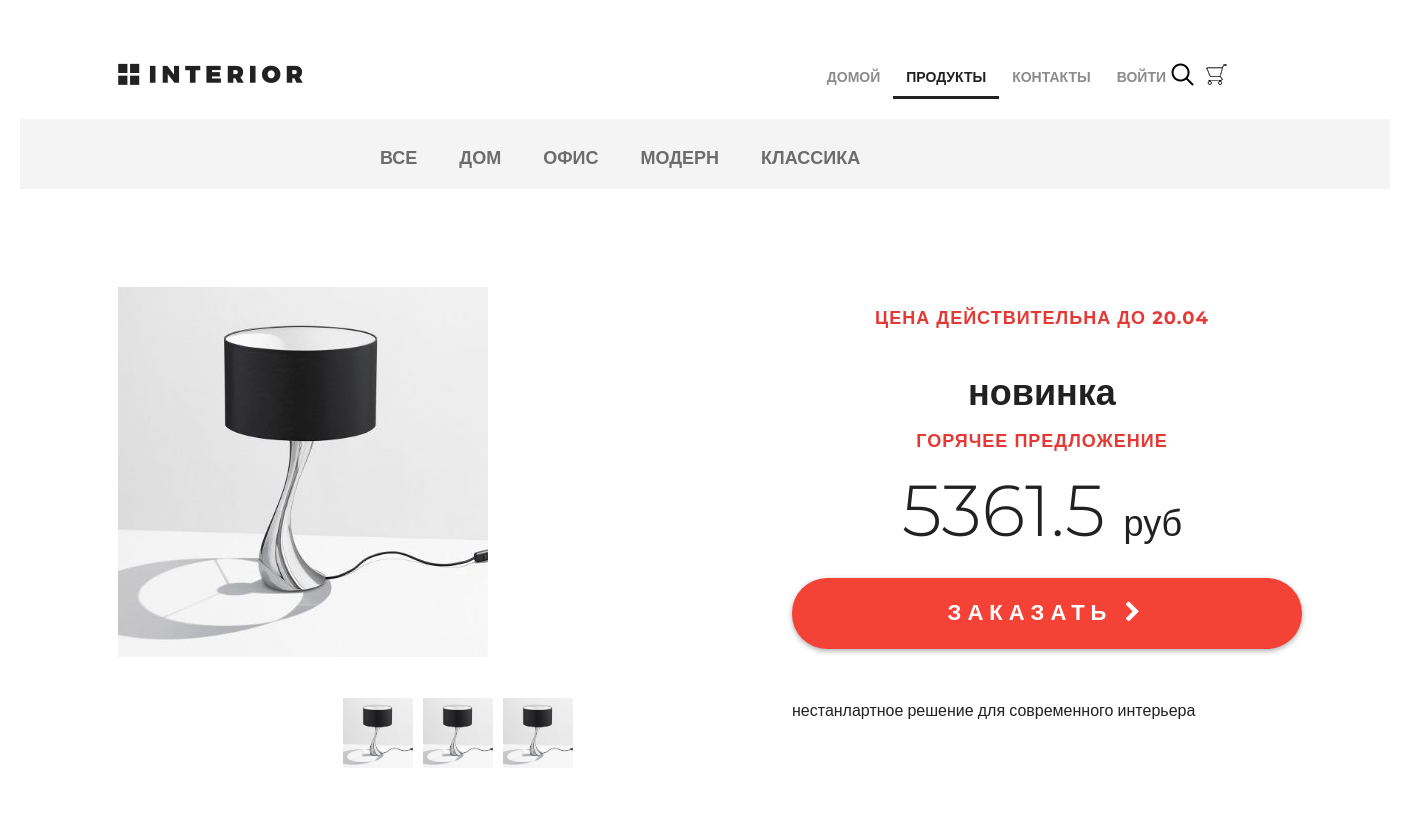
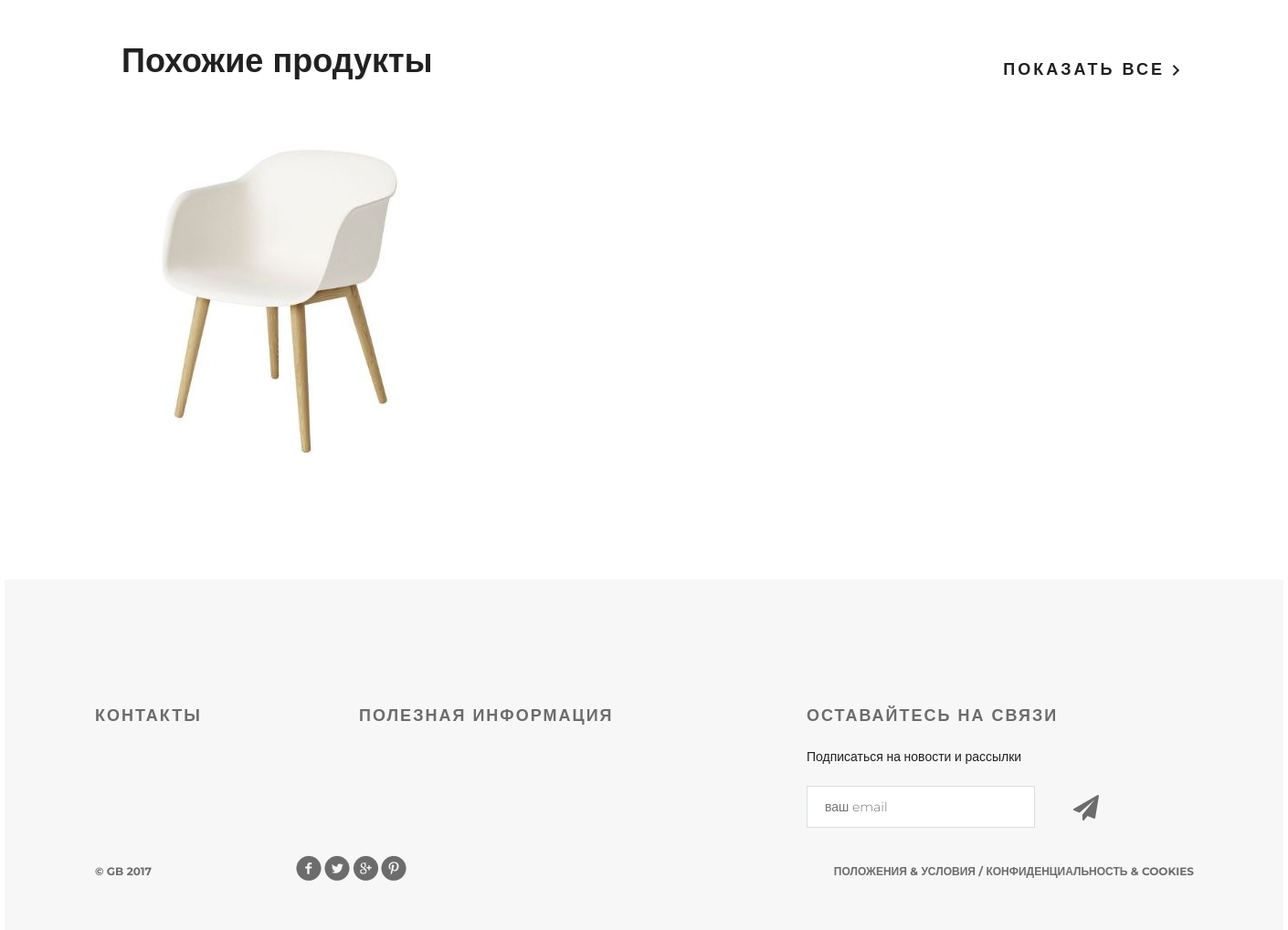
Screenshot of /products/ with the database file from the repository (2 pictures, top to bottom).
### mainapp/models.py (models this page shows, shortened)
class ProductCategory(models.Model):
    name = models.CharField(max_length=64, unique=True, verbose_name='имя')
    description = models.TextField(verbose_name='описание', blank=True)
    is_active = models.BooleanField(verbose_name='активность', default=True)

class Product(models.Model):
    category = models.ForeignKey(ProductCategory, on_delete=models.CASCADE)
    name = models.CharField(max_length=128, verbose_name='имя')
    image = models.ImageField(upload_to='products_image', blank=True)
    short_desc = models.CharField(max_length=64, verbose_name='краткое описание', blank=True)
    description = models.TextField(blank=True, verbose_name='описание')
    price = models.DecimalField(verbose_name='цена', max_digits=8, decimal_places=2, default=0)
    quantity = models.PositiveSmallIntegerField(verbose_name='количество на складе', default=0)
    is_active = models.BooleanField(verbose_name='активность', default=True)

### mainapp/views.py (the view, shortened to what this page needs)
# urls.py: path('products/', include('mainapp.urls', namespace='products')),
def products(request, pk=None):
    title = 'Продукты'
    links_menu = ProductCategory.objects.all()
    page = request.GET.get('p', 1)
    hot_product = get_hot_product()
    same_products = get_same_products(hot_product)
    content = {
        'title': title,
        'links_menu': links_menu,
        'same_products': same_products,
        'hot_product': hot_product,
        'special_offer': datetime.now(),
    }
    return render(request, 'mainapp/products.html', content)

### adminapp/templatetags/my_tags.py (called while the page is built)
def media_for_products(path_to_image):
    if not path_to_image:
        path_to_image = "products_images/default.jpg"
    return f'{settings.MEDIA_URL}{path_to_image}'

### mainapp/context_processors.py (called while the page is built)
def basket(request):
    basket_list = []
    if request.user.is_authenticated:
        basket_list = Basket.objects.filter(user=request.user)
    return {
        'basket': basket_list
    }

### mainapp/views.py (called while the page is built)
def get_hot_product():
    products_list = Product.objects.all()
    return random.sample(list(products_list), 1)[0]

def get_same_products(hot_product):
    same_products = Product.objects.filter(category=hot_product.category).exclude(pk=hot_product.pk)[:3]
    return same_products

### mainapp/templates/mainapp/products.html (shortened to what this page needs)
{% extends 'mainapp/base.html' %}
{% load static %}
{% load my_tags %}
{% block content %}
    <div class="hero-white">
        <div class="header clearfix">
            <a href="{% url 'main' %}" class="logo"></a>
            {% include 'mainapp/includes/inc_main_menu.html' %}
        </div>
    </div>
    <div class="details">
        <div class="links clearfix">
            {% include 'mainapp/includes/inc_categories_menu.html' %}
        </div>
        <div class="details-products">
            <div class="details-slider">
                <div class="slider-product">
                    <img src="{{ hot_product.image|media_for_products }}">
                </div>
                <div class="slider-control">
                    <div class="block">
                        <a href="#"><img src="{{ hot_product.image|media_for_products }}" alt="">
                        </a>
                    </div>
                    <div class="block">
                        <a href="#"><img src="{{ hot_product.image|media_for_products }}" alt="">
                        </a>
                    </div>
                    <div class="block">
                        <a href="#"><img src="{{ hot_product.image|media_for_products }}" alt="">
                        </a>
                    </div>
                </div>
            </div>
            <div class="description">
                <h3 class="red">Цена действительна до {{ special_offer|date:'d.m' }}</h3>
                <h3 class="big-bold">{{ hot_product.name }}</h3>
                <h3 class="red">горячее предложение</h3>
                <p class="price"> {{ hot_product.price|floatformat:1 }} <span>руб</span></p>
                <a href="{% url 'basket:add' hot_product.pk %}" class="red-button">
                    заказать <i class="fa fa-chevron-right" aria-hidden="true"></i>
                </a>
                <div class="description-text">
                    <p>
                        {{ hot_product.description }}
                    </p>
                </div>
            </div>
        </div>
        <div class="related">
            <div class="title clearfix">
                <h2>Похожие продукты</h2>
                <a class="explore" href="{% url 'products:category' 0 %}">показать все <img
                        src="{% static 'img/arrow.png' %}" alt=""></a>
            </div>
            <div class="related-products clearfix">
                {% for product in same_products %}
                    <div class="block">
                        <a href="{% url 'products:product' product.pk %}"><img src="/media/{{ product.image }}" alt="{{ product.short_desc }}">
                        </a>
                    </div>
                {% endfor %}
            </div>
        </div>
    </div>
    <div class="clr"></div>
{% endblock %}

### mainapp/templates/mainapp/base.html (shortened to what this page needs)
{% load static %}
<!DOCTYPE html>
<html>
<head>
    {% block css %}
        <link rel="stylesheet" type="text/css" href="{% static 'css/bootstrap.min.css' %}">
        <link rel="stylesheet" type="text/css" href="{% static 'css/style.css' %}">
        <link rel="stylesheet" href="{% static 'fonts/font-awesome/css/font-awesome.css' %}">
    {% endblock %}
</head>
<body>
<div class="container">
    {% block content %}
    {% endblock %}
</div>
{% block footer %}
    <div class="footer">
        <div class="clearfix">
            <div class="text-footer">
                <h3>контакты</h3>
            </div>
            <div class="text-footer">
                <h3>полезная информация</h3>
            </div>
            <div class="text-footer clearfix">
                <h3>Оставайтесь на связи</h3>
                <p>Подписаться на новости и рассылки</p>
                <form>
                    <input type="email" name="email" placeholder="ваш email">
                    <a href="#"><i class="fa fa-paper-plane fa-2x" aria-hidden="true"></i></a>
                </form>
            </div>
        </div>
        <p class="small">&copy; GB 2017</p>
        <div class="social">
            <a href="#" class="social1"></a>
            <a href="#" class="social2"></a>
            <a href="#" class="social3"></a>
            <a href="#" class="social4"></a>
        </div>
        <p class="small">Положения &amp; Условия / Конфиденциальность &amp; Cookies</p>
    </div>
{% endblock %}
</body>
</html>

### mainapp/templates/mainapp/includes/inc_main_menu.html (shortened to what this page needs)
<ul class="menu">
    <li>
        <a href="{% url 'main' %}" {% if request.resolver_match.url_name == 'main' %}class="active"{% endif %}>
            домой
        </a>
    </li>
    <li>
        <a href="{% url 'products:products' %}"
           {% if request.resolver_match.namespace == 'products' %}class="active"{% endif %}>
            продукты
        </a>
    </li>
    <li>
        <a href="{% url 'contact' %}" {% if request.resolver_match.url_name == 'contact' %}class="active"{% endif %}>
            контакты
        </a>
    </li>
    <li>
        {% if user.is_authenticated %}
            <a href="{% url 'auth:logout' %}">выйти</a>
        {% else %}
            <a href="{% url 'auth:login' %}">войти</a>
        {% endif %}
    </li>
</ul>
<a href="#" class="search"></a>
<a href="{% url 'basket:view' %}" class="basket">
</a>

### mainapp/templates/mainapp/includes/inc_categories_menu.html
<ul class="links-menu">
    <Li>
        <a href="{% url 'mainapp:category' 0 %}" {% if request.resolver_match.kwargs.pk == 0 %}class="active"{% endif %}>
            все
        </a>
    </Li>
    {% for link in links_menu %}
        <li>
            <a href="{% url 'mainapp:category' link.pk %}" {% if request.resolver_match.kwargs.pk == link.pk %}class="active"{% endif %}>
            {% if link.is_active %}
                {{ link.name }}
            {% endif %}
            </a>
        </li>
    {% endfor %}
</ul>

### rows the page displays
ProductCategory: name "ДОМ"
ProductCategory: name "ОФИС"
ProductCategory: name "МОДЕРН"
ProductCategory: name "КЛАССИКА"
Product: image|media_for_products (picture), name "новинка", price "5361.5", description "нестанлартное решение для современного интерьера"
Product: image (picture)
